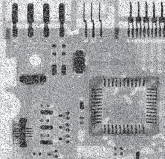
#> input picture image/img.png, 165 x 159 px
$ jupyter execute lab3.ipynb
#> lines starting #> are read from the running program, lines starting #| are printed output that depends on the picture
[cell 1]
import cv2
import numpy as np
import matplotlib.pyplot as plt

[cell 2]
img = cv2.imread("./image/img.png")
#> img is the input picture: shape (159, 165, 3); mean B, G, R 164.8, 162.4, 161
img_gray = cv2.cvtColor(img, cv2.COLOR_BGR2GRAY)
plt.imshow(img_gray)
plt.show()

[cell 3]
def loc_thong_thap_ly_tuong(i, d):
#> called with d = 200
    F = np.fft.fft2(i)
    M, N = i.shape
#> M = 159; N = 165
    H = np.zeros((M, N))
    for u in range(M):
        for v in range(N):
            t = ((u-M/2)**2+(v-N/2)**2)**0.5
            H[u, v] = (t <= d) if 1 else 0
#> H: shape (159, 165) float64; every value is 1
    G = H*F
    plt.imshow(np.log(np.abs(np.fft.fftshift(np.fft.ifft2(G)))**2))
    plt.show()
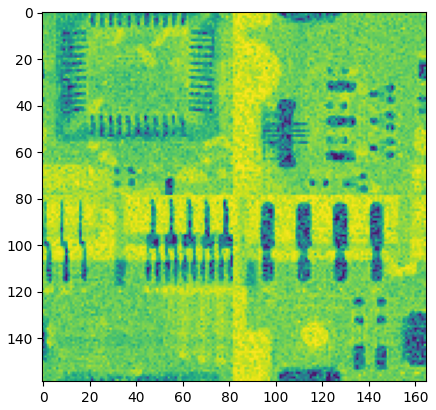
#> figure drawn by matplotlib, 1 panel

[cell 4]
loc_thong_thap_ly_tuong(img_gray, 200)

[cell 5]
def loc_thong_thap_butterworth(i, d, n):
#> called with d = 200, n = 2
    F = np.fft.fft2(i)
    M, N = i.shape
#> M = 159; N = 165
    H = np.zeros((M, N))
    for u in range(M):
        for v in range(N):
            t = ((u-M/2)**2+(v-N/2)**2)**0.5
            H[u, v] = (1/(1+(t/d)**(2*n)))
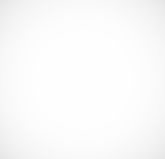
#> H: shape (159, 165) float64; min 0.903, max 1, mean 0.984
    G = H*F
    plt.imshow(np.log(np.abs(np.fft.fftshift(np.fft.ifft2(G)))**2))
    plt.show()
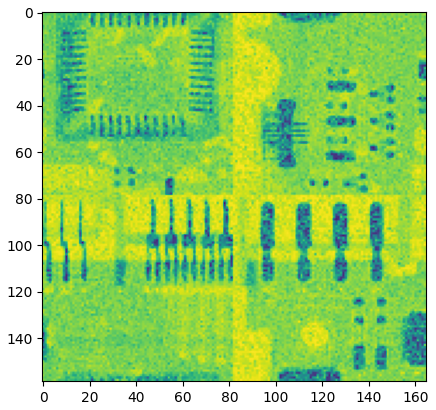
#> figure drawn by matplotlib, 1 panel

[cell 6]
loc_thong_thap_butterworth(img_gray, 200, 2)

[cell 7]
def loc_thong_thap_gaussian(i, d):
#> called with d = 200
    F = np.fft.fft2(i)
    M, N = i.shape
#> M = 159; N = 165
    H = np.zeros((M, N))
    for u in range(M):
        for v in range(N):
            t = ((u-M/2)**2+(v-N/2)**2)**0.5
            H[u, v] = np.exp(-t**2/(2*(d**2)))
    G = H*F
    plt.imshow(np.log(np.abs(np.fft.fftshift(np.fft.ifft2(G)))**2))
    plt.show()

[cell 8]
loc_thong_thap_gaussian(img_gray, 200)

[cell 9]
def loc_thong_cao_ly_tuong(i, d):
#> called with d = 30
    F = np.fft.fft2(i)
    M, N = i.shape
#> M = 159; N = 165
    H = np.zeros((M, N))
    for u in range(M):
        for v in range(N):
            t = ((u-M/2)**2+(v-N/2)**2)**0.5
            H[u, v] = (t <= d) if 0 else 1
    G = H*F
    plt.imshow(np.log(np.abs(np.fft.fftshift(np.fft.ifft2(G)))**2))
    plt.show()

[cell 10]
loc_thong_cao_ly_tuong(img_gray, 30)

[cell 11]
def loc_thong_cao_butterworth(i, d, n):
#> called with d = 30, n = 2
    F = np.fft.fft2(i)
    M, N = i.shape
#> M = 159; N = 165
    H = np.zeros((M, N))
    for u in range(M):
        for v in range(N):
            t = ((u-M/2)**2+(v-N/2)**2)**0.5
            H[u, v] = (1/(1+(d/t)**(2*n)))
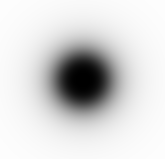
#> H: shape (159, 165) float64; min 3.09e-07, max 0.995, mean 0.843
    G = H*F
    plt.imshow(np.log(np.abs(np.fft.fftshift(np.fft.ifft2(G)))**2))
    plt.show()

[cell 12]
loc_thong_cao_butterworth(img_gray, 30, 2)

[cell 13]
def loc_thong_cao_gaussian(i, d):
#> called with d = 30
    F = np.fft.fft2(i)
    M, N = i.shape
#> M = 159; N = 165
    H = np.zeros((M, N))
    for u in range(M):
        for v in range(N):
            t = ((u-M/2)**2+(v-N/2)**2)**0.5
            H[u, v] = 1-np.exp(-t**2/(2*(d**2)))
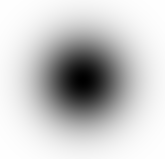
#> H: shape (159, 165) float64; min 0.000278, max 0.999, mean 0.787
    G = H*F
    plt.imshow(np.log(np.abs(np.fft.fftshift(np.fft.ifft2(G)))**2))
    plt.show()
